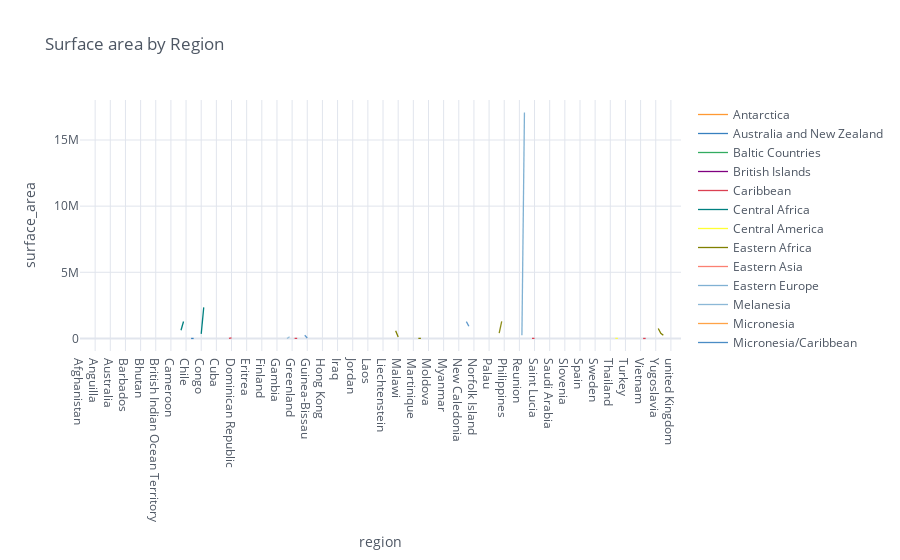

Here is the notebook cell this chart was saved with:
### Code cell
data3 = data.dropna()
data3= data.pivot(index='name', columns='region',  values='surface_area')
data3.iplot(kind='line', xTitle='region', yTitle='surface_area', title='Surface area by Region')

### Figure 1 — Plotly figure (JSON) as saved in the notebook; plotly's stock layout.template omitted (floating-point values rounded to 4 significant figures; data arrays with more than 128 entries replaced by an {"elided": "..."} marker saying what was removed)
{"data": [{"line": {"color": "rgba(255, 153, 51, 1.0)", "dash": "solid", "shape": "linear", "width": 1.3}, "mode": "lines", "name": "Antarctica", "text": "", "type": "scatter", "x": {"elided": "239 str values"}, "y": {"elided": "239 mixed values"}}, {"line": {"color": "rgba(55, 128, 191, 1.0)", "dash": "solid", "shape": "linear", "width": 1.3}, "mode": "lines", "name": "Australia and New Zealand", "text": "", "type": "scatter", "x": {"elided": "239 str values"}, "y": {"elided": "239 mixed values"}}, {"line": {"color": "rgba(50, 171, 96, 1.0)", "dash": "solid", "shape": "linear", "width": 1.3}, "mode": "lines", "name": "Baltic Countries", "text": "", "type": "scatter", "x": {"elided": "239 str values"}, "y": {"elided": "239 mixed values"}}, {"line": {"color": "rgba(128, 0, 128, 1.0)", "dash": "solid", "shape": "linear", "width": 1.3}, "mode": "lines", "name": "British Islands", "text": "", "type": "scatter", "x": {"elided": "239 str values"}, "y": {"elided": "239 mixed values"}}, {"line": {"color": "rgba(219, 64, 82, 1.0)", "dash": "solid", "shape": "linear", "width": 1.3}, "mode": "lines", "name": "Caribbean", "text": "", "type": "scatter", "x": {"elided": "239 str values"}, "y": {"elided": "239 mixed values"}}, {"line": {"color": "rgba(0, 128, 128, 1.0)", "dash": "solid", "shape": "linear", "width": 1.3}, "mode": "lines", "name": "Central Africa", "text": "", "type": "scatter", "x": {"elided": "239 str values"}, "y": {"elided": "239 mixed values"}}, {"line": {"color": "rgba(255, 255, 51, 1.0)", "dash": "solid", "shape": "linear", "width": 1.3}, "mode": "lines", "name": "Central America", "text": "", "type": "scatter", "x": {"elided": "239 str values"}, "y": {"elided": "239 mixed values"}}, {"line": {"color": "rgba(128, 128, 0, 1.0)", "dash": "solid", "shape": "linear", "width": 1.3}, "mode": "lines", "name": "Eastern Africa", "text": "", "type": "scatter", "x": {"elided": "239 str values"}, "y": {"elided": "239 mixed values"}}, {"line": {"color": "rgba(251, 128, 114, 1.0)", "dash": "solid", "shape": "linear", "width": 1.3}, "mode": "lines", "name": "Eastern Asia", "text": "", "type": "scatter", "x": {"elided": "239 str values"}, "y": {"elided": "239 mixed values"}}, {"line": {"color": "rgba(128, 177, 211, 1.0)", "dash": "solid", "shape": "linear", "width": 1.3}, "mode": "lines", "name": "Eastern Europe", "text": "", "type": "scatter", "x": {"elided": "239 str values"}, "y": {"elided": "239 mixed values"}}, {"line": {"color": "rgba(128, 177, 211, 0.8999999999999999)", "dash": "solid", "shape": "linear", "width": 1.3}, "mode": "lines", "name": "Melanesia", "text": "", "type": "scatter", "x": {"elided": "239 str values"}, "y": {"elided": "239 mixed values"}}, {"line": {"color": "rgba(255, 153, 51, 0.8999999999999999)", "dash": "solid", "shape": "linear", "width": 1.3}, "mode": "lines", "name": "Micronesia", "text": "", "type": "scatter", "x": {"elided": "239 str values"}, "y": {"elided": "239 mixed values"}}, {"line": {"color": "rgba(55, 128, 191, 0.8999999999999999)", "dash": "solid", "shape": "linear", "width": 1.3}, "mode": "lines", "name": "Micronesia/Caribbean", "text": "", "type": "scatter", "x": {"elided": "239 str values"}, "y": {"elided": "239 mixed values"}}, {"line": {"color": "rgba(50, 171, 96, 0.8999999999999999)", "dash": "solid", "shape": "linear", "width": 1.3}, "mode": "lines", "name": "Middle East", "text": "", "type": "scatter", "x": {"elided": "239 str values"}, "y": {"elided": "239 mixed values"}}, {"line": {"color": "rgba(128, 0, 128, 0.8999999999999999)", "dash": "solid", "shape": "linear", "width": 1.3}, "mode": "lines", "name": "Nordic Countries", "text": "", "type": "scatter", "x": {"elided": "239 str values"}, "y": {"elided": "239 mixed values"}}, {"line": {"color": "rgba(219, 64, 82, 0.8999999999999999)", "dash": "solid", "shape": "linear", "width": 1.3}, "mode": "lines", "name": "North America", "text": "", "type": "scatter", "x": {"elided": "239 str values"}, "y": {"elided": "239 mixed values"}}, {"line": {"color": "rgba(0, 128, 128, 0.8999999999999999)", "dash": "solid", "shape": "linear", "width": 1.3}, "mode": "lines", "name": "Northern Africa", "text": "", "type": "scatter", "x": {"elided": "239 str values"}, "y": {"elided": "239 mixed values"}}, {"line": {"color": "rgba(255, 255, 51, 0.8999999999999999)", "dash": "solid", "shape": "linear", "width": 1.3}, "mode": "lines", "name": "Polynesia", "text": "", "type": "scatter", "x": {"elided": "239 str values"}, "y": {"elided": "239 mixed values"}}, {"line": {"color": "rgba(128, 128, 0, 0.8999999999999999)", "dash": "solid", "shape": "linear", "width": 1.3}, "mode": "lines", "name": "South America", "text": "", "type": "scatter", "x": {"elided": "239 str values"}, "y": {"elided": "239 mixed values"}}, {"line": {"color": "rgba(251, 128, 114, 0.8999999999999999)", "dash": "solid", "shape": "linear", "width": 1.3}, "mode": "lines", "name": "Southeast Asia", "text": "", "type": "scatter", "x": {"elided": "239 str values"}, "y": {"elided": "239 mixed values"}}, {"line": {"color": "rgba(251, 128, 114, 0.7999999999999998)", "dash": "solid", "shape": "linear", "width": 1.3}, "mode": "lines", "name": "Southern Africa", "text": "", "type": "scatter", "x": {"elided": "239 str values"}, "y": {"elided": "239 mixed values"}}, {"line": {"color": "rgba(128, 177, 211, 0.7999999999999998)", "dash": "solid", "shape": "linear", "width": 1.3}, "mode": "lines", "name": "Southern Europe", "text": "", "type": "scatter", "x": {"elided": "239 str values"}, "y": {"elided": "239 mixed values"}}, {"line": {"color": "rgba(255, 153, 51, 0.7999999999999998)", "dash": "solid", "shape": "linear", "width": 1.3}, "mode": "lines", "name": "Southern and Central Asia", "text": "", "type": "scatter", "x": {"elided": "239 str values"}, "y": {"elided": "239 mixed values"}}, {"line": {"color": "rgba(55, 128, 191, 0.7999999999999998)", "dash": "solid", "shape": "linear", "width": 1.3}, "mode": "lines", "name": "Western Africa", "text": "", "type": "scatter", "x": {"elided": "239 str values"}, "y": {"elided": "239 mixed values"}}, {"line": {"color": "rgba(50, 171, 96, 0.7999999999999998)", "dash": "solid", "shape": "linear", "width": 1.3}, "mode": "lines", "name": "Western Europe", "text": "", "type": "scatter", "x": {"elided": "239 str values"}, "y": {"elided": "239 mixed values"}}], "layout": {"legend": {"bgcolor": "#FFFFFF", "font": {"color": "#4D5663"}}, "paper_bgcolor": "#FFFFFF", "plot_bgcolor": "#FFFFFF", "title": {"font": {"color": "#4D5663"}, "text": "Surface area by Region"}, "xaxis": {"gridcolor": "#E1E5ED", "showgrid": true, "tickfont": {"color": "#4D5663"}, "title": {"font": {"color": "#4D5663"}, "text": "region"}, "zerolinecolor": "#E1E5ED"}, "yaxis": {"gridcolor": "#E1E5ED", "showgrid": true, "tickfont": {"color": "#4D5663"}, "title": {"font": {"color": "#4D5663"}, "text": "surface_area"}, "zerolinecolor": "#E1E5ED"}}}
